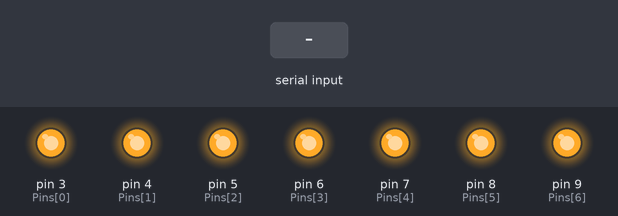
Bench run of a sketch on a simulated Arduino Uno, built with avr-gcc and run on an emulated ATmega328P. On the bench: output pins drawn as LEDs (lit = HIGH). Inputs (shaded band) come from the test bench.

Above: at 1.2 s.
1.3 s: "0" received over Serial
At 2.5 s:
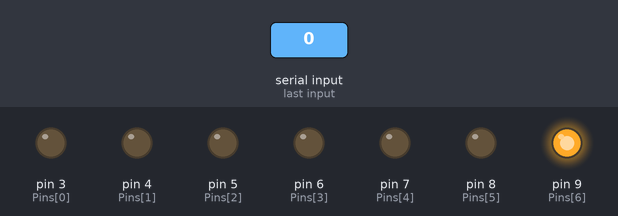
2.8 s: "1" received over Serial
At 3.8 s:
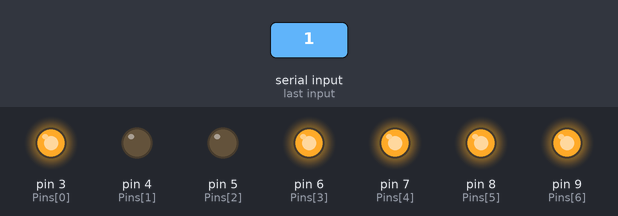
4.3 s: "2" received over Serial
At 4.9 s:
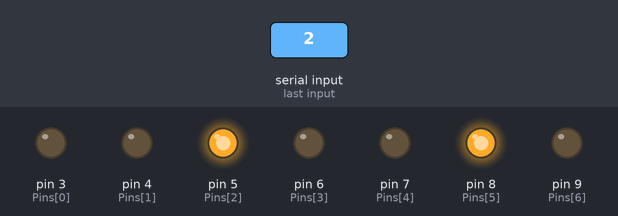
5.8 s: "3" received over Serial
At 6.1 s:
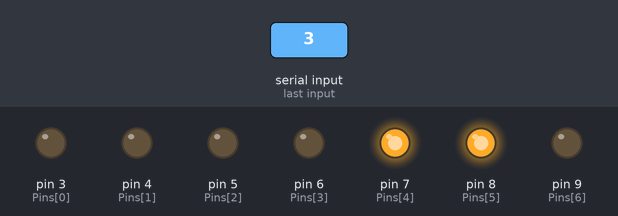
7.3 s: "4" received over Serial
At 8.4 s:
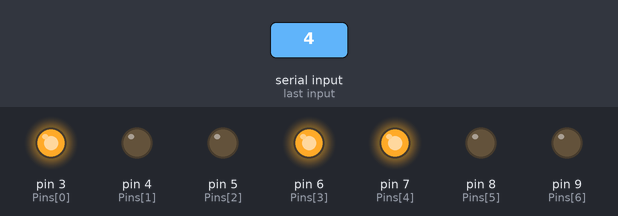
8.8 s: "5" received over Serial
At 9.6 s:
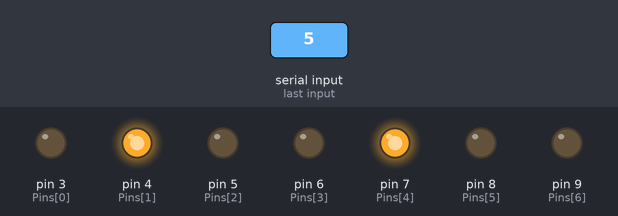
Timing chart, 0 to 11.3 s (numbered marks = the images above; inputs shaded):
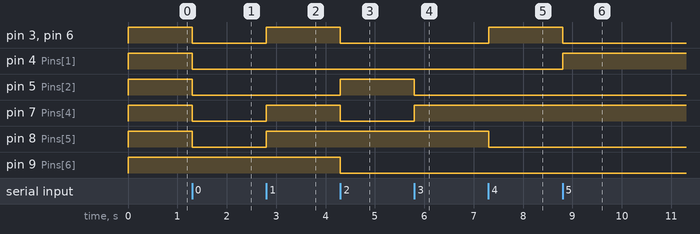

The sketch:

Copy_of_Display_7_seg.ino
```cpp
int Pins[]={3,4,5,6,7,8,9};
int valores[]={1,1,1,1,1,1,1};
char x;

void setup() {
  // put your setup code here, to run once:
  Serial.begin(9600);
  for(int i = 0; i<7; i++){
    pinMode(Pins[i],OUTPUT);
  }
}

void loop() {
  // put your main code here, to run repeatedly:

  x=Serial.read();
  numero(x);
  for(int i = 0; i<7;i++)
    digitalWrite(Pins[i],valores[i]);

}

void numero(char numero){
  switch(numero){
    case '0':
      valores[0]=0;
      valores[1]=0;
      valores[2]=0;
      valores[3]=0;
      valores[4]=0;
      valores[5]=0;
      valores[6]=1;
      break;
    case '1':
      valores[0]=1;
      valores[1]=0;
      valores[2]=0;
      valores[3]=1;
      valores[4]=1;
      valores[5]=1;
      valores[6]=1;
      break;
    case '2':
      valores[0]=0;
      valores[1]=0;
      valores[2]=1;
      valores[3]=0;
      valores[4]=0;
      valores[5]=1;
      valores[6]=0;
      break;
    case '3':
      valores[0]=0;
      valores[1]=0;
      valores[2]=0;
      valores[3]=0;
      valores[4]=1;
      valores[5]=1;
      valores[6]=0;
      break;
    case '4':
      valores[0]=1;
      valores[1]=0;
      valores[2]=0;
      valores[3]=1;
      valores[4]=1;
      valores[5]=0;
      valores[6]=0;
      break;
    case '5':
      valores[0]=0;
      valores[1]=1;
      valores[2]=0;
      valores[3]=0;
      valores[4]=1;
      valores[5]=0;
      valores[6]=0;
      break;
    case '6':
      valores[0]=0;
      valores[1]=1;
      valores[2]=0;
      valores[3]=0;
      valores[4]=0;
      valores[5]=0;
      valores[6]=0;
      break;
    case '7':
      valores[0]=0;
      valores[1]=0;
      valores[2]=0;
      valores[3]=1;
      valores[4]=1;
      valores[5]=1;
      valores[6]=1;
      break;
    case '8':
      valores[0]=0;
      valores[1]=0;
      valores[2]=0;
      valores[3]=0;
      valores[4]=0;
      valores[5]=0;
      valores[6]=0;
      break;
    case '9':
      valores[0]=0;
      valores[1]=0;
      valores[2]=0;
      valores[3]=0;
      valores[4]=1;
      valores[5]=0;
      valores[6]=0;
      break;
    case 'a':
      valores[0]=0;
      valores[1]=0;
      valores[2]=0;
      valores[3]=1;
      valores[4]=0;
      valores[5]=0;
      valores[6]=0;
      break;
    case 'b':
      valores[0]=1;
      valores[1]=1;
      valores[2]=0;
      valores[3]=0;
      valores[4]=0;
      valores[5]=0;
      valores[6]=0;
      break;
    case 'c':
      valores[0]=0;
      valores[1]=1;
      valores[2]=1;
      valores[3]=0;
      valores[4]=0;
      valores[5]=0;
      valores[6]=1;
      break;
    case 'd':
      valores[0]=1;
      valores[1]=0;
      valores[2]=0;
      valores[3]=0;
      valores[4]=0;
      valores[5]=1;
      valores[6]=0;
      break;
    case 'e':
      valores[0]=0;
      valores[1]=1;
      valores[2]=1;
      valores[3]=0;
      valores[4]=0;
      valores[5]=0;
      valores[6]=0;
      break;
    case 'f':
      valores[0]=0;
      valores[1]=1;
      valores[2]=1;
      valores[3]=1;
      valores[4]=0;
      valores[5]=0;
      valores[6]=0;
      break;
  }
}
```

Measured:
- after the input at 1.3 s, pin 3 (Pins[0]), pin 4 (Pins[1]), pin 5 (Pins[2]), pin 6 (Pins[3]), pin 7 (Pins[4]), pin 8 (Pins[5]): HIGH → LOW at once
- after the input at 2.8 s, pin 3 (Pins[0]), pin 6 (Pins[3]), pin 7 (Pins[4]), pin 8 (Pins[5]): LOW → HIGH at once
- after the input at 4.3 s, pin 3 (Pins[0]), pin 6 (Pins[3]), pin 7 (Pins[4]), pin 9 (Pins[6]): HIGH → LOW at once; pin 5 (Pins[2]): LOW → HIGH at once
- after the input at 5.8 s, pin 5 (Pins[2]): HIGH → LOW at once; pin 7 (Pins[4]): LOW → HIGH at once
- after the input at 7.3 s, pin 3 (Pins[0]), pin 6 (Pins[3]): LOW → HIGH at once; pin 8 (Pins[5]): HIGH → LOW at once
- after the input at 8.8 s, pin 3 (Pins[0]), pin 6 (Pins[3]): HIGH → LOW at once; pin 4 (Pins[1]): LOW → HIGH at once
